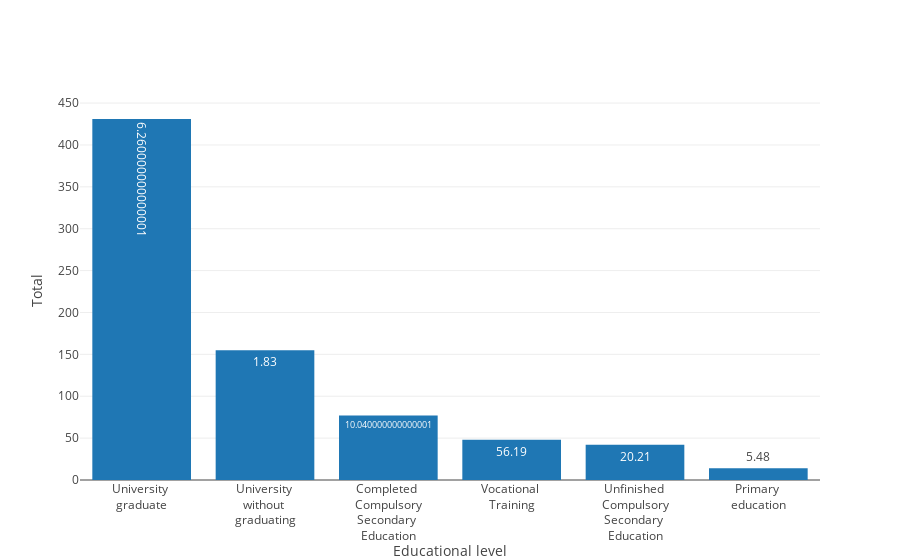

The notebook cell this image was saved under:
### Markdown cell above
## Distribution of educational level in the population

### Code cell
labels_edulevel = ['Primary <br>education', 'Unfinished <br>Compulsory<br>Secondary <br>Education', 'Completed <br>Compulsory<br>Secondary <br>Education',
                   'Vocational <br>Training', 'University <br>without <br>graduating', 'University <br>graduate']
tickvals_edulevel = [0, 1, 2, 3, 4, 5]

data_complete_en['Educational level'].replace(
    tickvals_edulevel, labels_edulevel, inplace=True)

print('Describing the variable Educational level')
display(data_complete_en['Educational level'].describe())
print('Count of each value in Age expresed as educational level / amount')
display(data_complete_en['Educational level'].value_counts())
print('Percentage of each value in Age expresed as educational level / percentage')
display(data_complete_en['Educational level'].value_counts(
    normalize=True).round(4) * 100)


data4 = [go.Bar(x=data_complete_en['Educational level'].unique(),
                y=data_complete_en['Educational level'].value_counts(),
                text=(data_complete_en['Educational level'].value_counts(
                    normalize=True).sort_index().round(4) * 100),
                name='Educational level')]
layout4 = go.Layout(
    xaxis=go.layout.XAxis(
        title='Educational level',
    ),
    yaxis=go.layout.YAxis(
        title="Total"),
    bargap=0.2,
)
fig4 = go.Figure(data=data4, layout=layout4)
iplot(fig4)
plt.show()

### Figure 1 — Plotly figure (JSON) as saved in the notebook; plotly's stock layout.template omitted (floating-point values rounded to 4 significant figures)
{"data": [{"name": "Educational level", "text": [6.26, 1.83, 10.04, 56.19, 20.21, 5.48], "type": "bar", "uid": "ea9229fb-c644-42d4-aa20-b6fae3650359", "x": ["University <br>graduate", "University <br>without <br>graduating", "Completed <br>Compulsory<br>Secondary <br>Education", "Vocational <br>Training", "Unfinished <br>Compulsory<br>Secondary <br>Education", "Primary <br>education"], "y": [431, 155, 77, 48, 42, 14]}], "layout": {"bargap": 0.2, "xaxis": {"title": {"text": "Educational level"}}, "yaxis": {"title": {"text": "Total"}}}}
